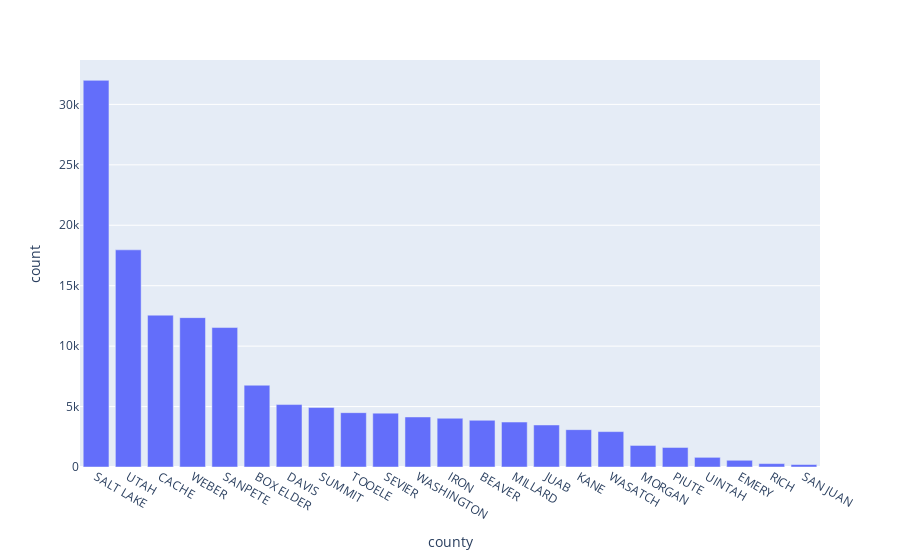

Notebook code cell kept with this figure:
### Code cell
# Create a simple bar chart
fig = px.bar(county_counts, x='county', y='count')

# Show the figure
fig.show()

### Figure 1 — Plotly figure (JSON) as saved in the notebook; plotly's stock layout.template omitted (floating-point values rounded to 4 significant figures)
{"data": [{"alignmentgroup": "True", "hovertemplate": "county=%{x}<br>count=%{y}<extra></extra>", "legendgroup": "", "marker": {"color": "#636efa", "pattern": {"shape": ""}}, "name": "", "offsetgroup": "", "orientation": "v", "showlegend": false, "textposition": "auto", "type": "bar", "x": ["SALT LAKE", "UTAH", "CACHE", "WEBER", "SANPETE", "BOX ELDER", "DAVIS", "SUMMIT", "TOOELE", "SEVIER", "WASHINGTON", "IRON", "BEAVER", "MILLARD", "JUAB", "KANE", "WASATCH", "MORGAN", "PIUTE", "UINTAH", "EMERY", "RICH", "SAN JUAN"], "xaxis": "x", "y": [31989, 17967, 12562, 12358, 11538, 6766, 5166, 4921, 4496, 4457, 4140, 4034, 3864, 3719, 3477, 3090, 2928, 1783, 1616, 799, 556, 281, 204], "yaxis": "y"}], "layout": {"autosize": true, "barmode": "relative", "legend": {"tracegroupgap": 0}, "margin": {"t": 60}, "xaxis": {"anchor": "y", "autorange": true, "domain": [0, 1], "range": [-0.5, 22.5], "title": {"text": "county"}, "type": "category"}, "yaxis": {"anchor": "x", "autorange": true, "domain": [0, 1], "range": [0, 33670.0], "title": {"text": "count"}, "type": "linear"}}}
